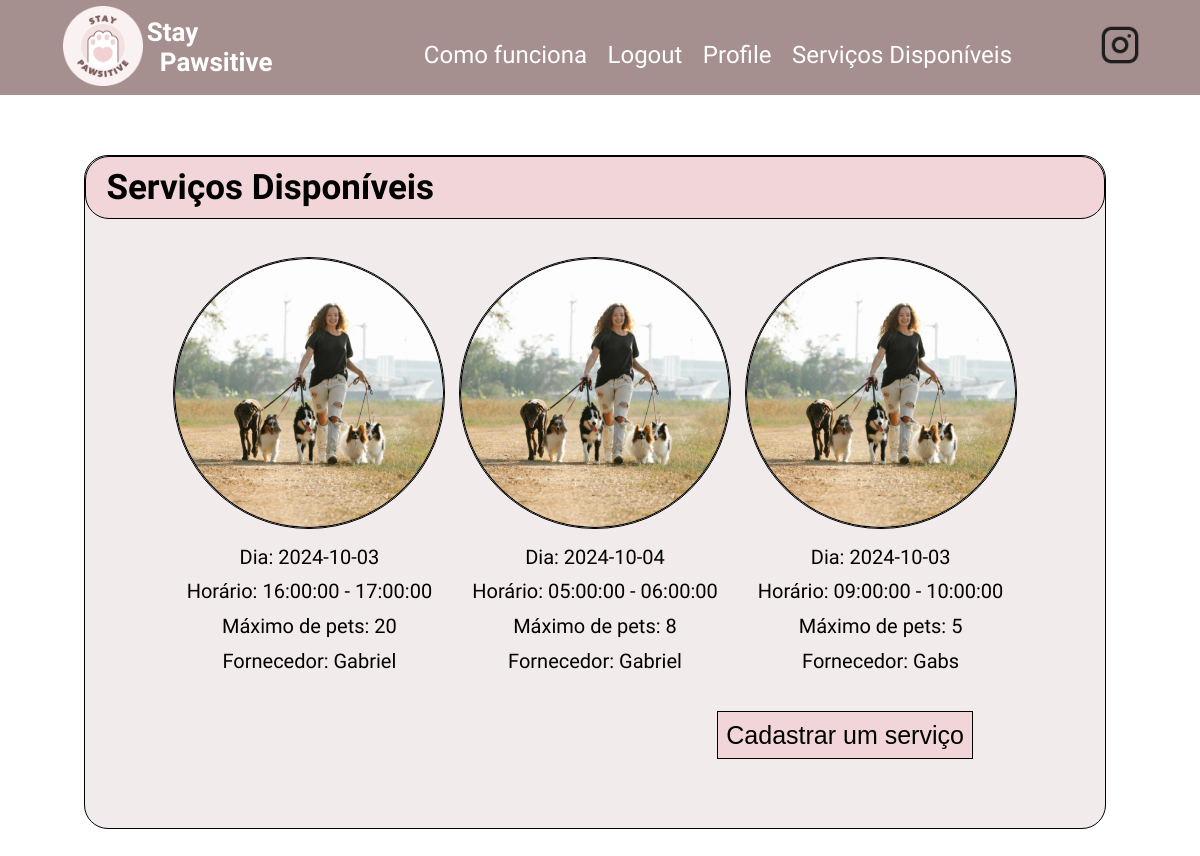
Before: /services/ (signed in) with the older database file.
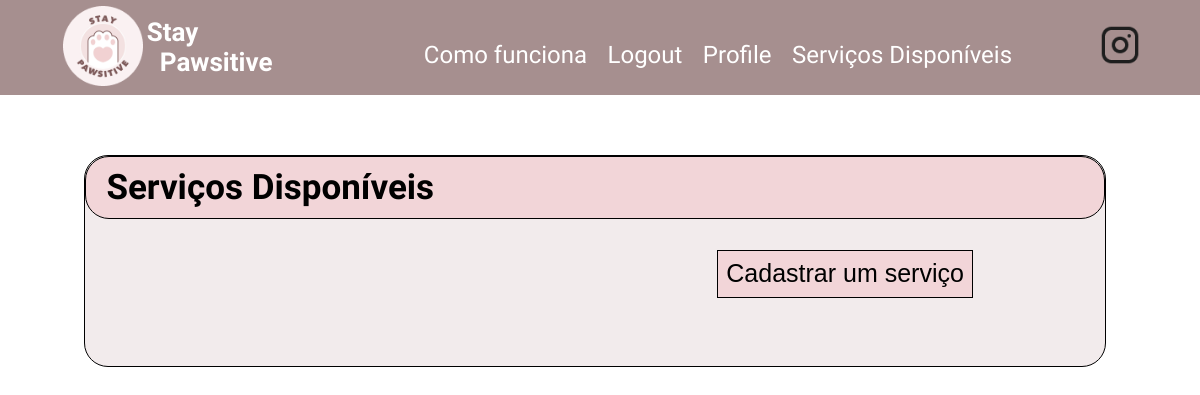
After: the same page with the newer database file.
### app/models.py (models this page shows, shortened)
class PossibleWalk(db.Model):
    id: so.Mapped[int] = so.mapped_column(primary_key = True, autoincrement=True)
    max_pets: so.Mapped[int] = so.mapped_column()
    date: so.Mapped[datetime.date] = so.mapped_column(Date)
    start_hour: so.Mapped[time] = so.mapped_column(Time)
    end_hour: so.Mapped[time] = so.mapped_column(Time)
    username: so.Mapped[str] = so.mapped_column(sa.ForeignKey(User.username), index=True)

### app/routes.py (the view)
@app.route('/services/', methods=['GET', 'POST'])
@login_required
def services():
    possible_walks = db.session.query(PossibleWalk).filter(PossibleWalk.username != current_user.username).all()
    return render_template('services.html', title='Ver serviços disponíveis', possible_walks=possible_walks)

### app/models.py (called while the page is built)
@login.user_loader
def load_user(id):
    return db.session.get(User, int(id))

### app/templates/services.html
{% extends "base.html" %}
{% block head %}
    {{ super() }}
    <link rel="stylesheet" href="{{url_for('static', filename='styles/user.css')}}">
{% endblock head %}
{% block content %}
<div class="container">
    <div class="title">
        Serviços Disponíveis
    </div>
    <div class="pets">
        <div class="list">
            {% for walk in possible_walks %}
            <div>
                <img src="{{url_for('static', filename='images/passeio.png')}}">
                <p>Dia: {{walk.date}} </p>
                <p>Horário: {{walk.start_hour}} - {{walk.end_hour}} </p>
                <p>Máximo de pets: {{walk.max_pets}} </p>
                <p>Fornecedor: {{walk.username}}
            </div>
            {% endfor%}
        </div>
        <button onclick="redirect_new_walk()">Cadastrar um serviço</button>
</div>
{% endblock %}

### app/templates/base.html (shortened to what this page needs)
<!doctype html>
<html>
    <head>
        {% block head %}
        <link rel="stylesheet" href="{{ url_for('static', filename='styles/base.css') }}">
        {% endblock head %}
    </head>
    <body>
        <div class="header">
            <div class="brand">
                <a href="{{ url_for('index') }}">
                <img src="{{ url_for('static', filename='images/Logo.png') }}" alt="logo" style="height: 80px;">
                </a>
                <a href="{{ url_for('index') }}" style="text-decoration: none;">
                <h1>Stay<br>&nbsp;&nbsp;Pawsitive</h1>
                </a>
            </div>
            <div class="right">
                <div>
                    <a href="{{ url_for('index') }}">Como funciona</a>
                    {% if current_user.is_anonymous %}
                    <a href="{{ url_for('login') }}">Login</a>
                    {% else %}
                    <a href="{{ url_for('logout') }}">Logout</a>
                    <a href="{{ url_for('user', username=current_user.username) }}">Profile</a>
                    <a href ="{{url_for('services')}}"">Serviços Disponíveis</a>
                    {% endif %}
                </div>
            <a href="https://www.instagram.com/staypawsitive99/">
                <img src="{{ url_for('static', filename='images/Instagram.png') }}" alt="instagram-logo">
            </a>
            </div>
        </div>
        {% block content %}{% endblock content %}
    </body>
</html>

### app/static/styles/base.css (style rules this page uses)
:root { font-size: 62.5%; }
body { font-family: 'Montserrat Alternates', sans-serif; font-style: normal; margin: 0; padding: 0; }
.header { display: flex; flex-direction: row; justify-content: space-evenly; align-items: center; background-color: #A68F8F; height: 2%; color: #FFFFFF; font-size: 18px; z-index: 5; }
.brand { display: flex; flex-direction: row; align-self: center; justify-content: space-evenly; align-items: center; font-size: 13px; width: 18%; font-family: 'Irish Grover', cursive; }
a { color: #FFFFFF; }
.right { display: flex; flex-direction: row; justify-content: space-evenly; align-items: flex-end; }
.right > div { padding: 0rem 8rem; }
.right > div > a { padding: 0rem .8rem; }
.right > div > a:link, .right > div > a:visited { text-decoration: none; color: white; font-size: 2.4rem; }
.right > a > img { width: 4rem; height: 4rem; }

### app/static/styles/user.css (style rules this page uses)
body { font-family: 'Montserrat Alternates', sans-serif; font-style: normal; margin: 0; padding: 0; min-height: 1000px; }
html { margin: 0; padding: 0; height: 100%; }
.container { width: 85%; background-color: #F2EBEC; margin-left: 7%; margin-top: 5%; border: 1px solid #F2D5D8; border-radius: 24px; padding-bottom: 4%; border: 0.5px solid black; }
.title { background-color: #F2D5D8; padding: 1% 2%; border-radius: 24px; border: 0.5px solid black; font-size: 35px; font-weight: 700; }
a:link { text-decoration: none; }
.pets { display: flex; flex-direction: column; padding: 2% 8%; }
.pets > button, .services > button { background-color: #F2D5D8; font-size: 25px; font-weight: 400; padding: 1%; border: 1px solid black; align-self: flex-end; margin-right: 5rem; margin-top: 1rem; }

Changed rows visible on the page:
no longer on this page (row edited): PossibleWalk: date "2024-10-03", start_hour "16:00:00", end_hour "17:00:00", max_pets "20", username "Gabriel"
removed PossibleWalk: date "2024-10-04", start_hour "05:00:00", end_hour "06:00:00", max_pets "8", username "Gabriel"
removed PossibleWalk: date "2024-10-03", start_hour "09:00:00", end_hour "10:00:00", max_pets "5", username "Gabs"
